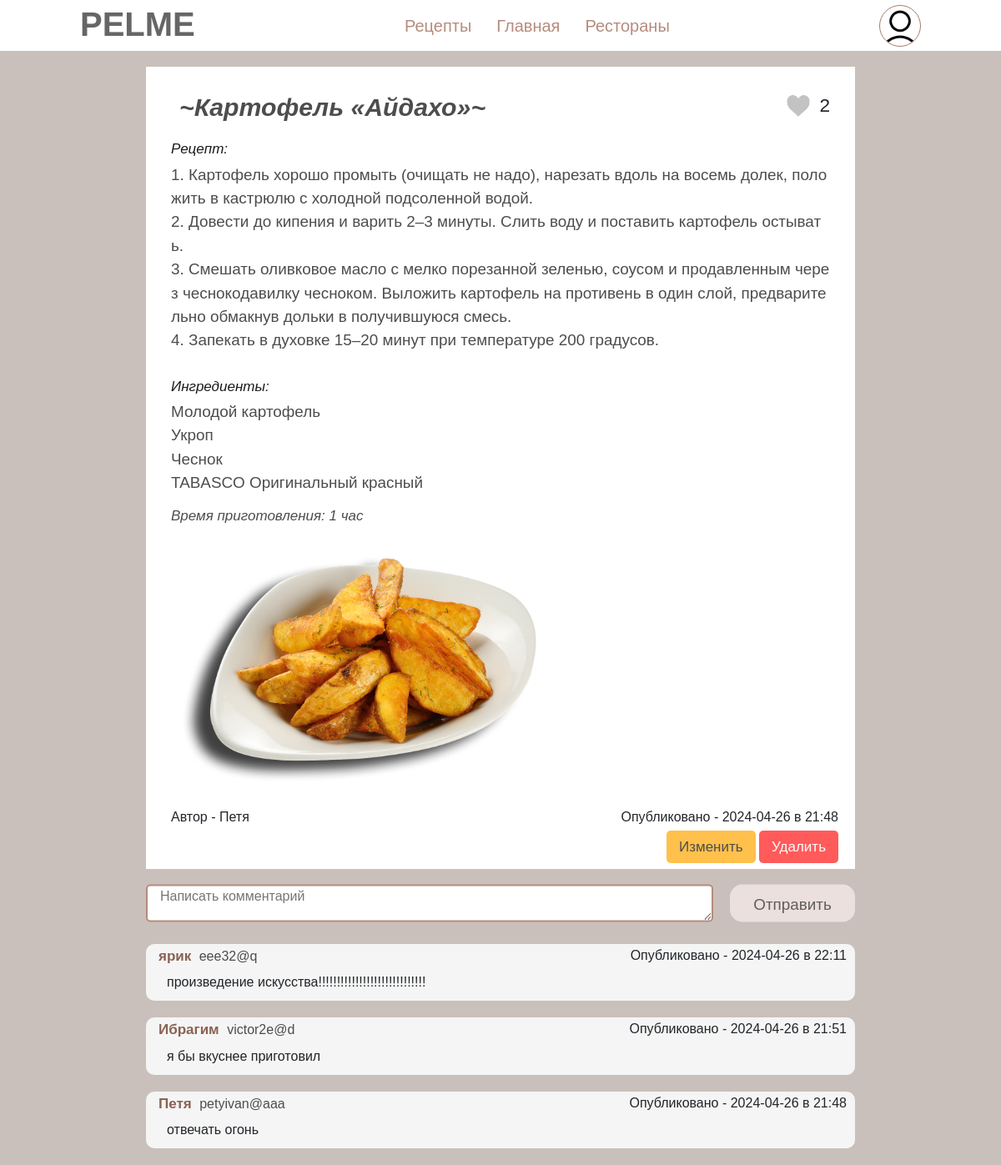
/read_recipe/3 (signed in), run on the app's committed database.
### data/users.py (models this page shows, shortened)
class User(SqlAlchemyBase, UserMixin):
    __tablename__ = 'users'
    id = sqlalchemy.Column(sqlalchemy.Integer, primary_key=True, autoincrement=True)
    name = sqlalchemy.Column(sqlalchemy.String, nullable=True)
    surname = sqlalchemy.Column(sqlalchemy.String, nullable=True)
    avatar = sqlalchemy.Column(sqlalchemy.String, nullable=True)
    email = sqlalchemy.Column(sqlalchemy.String, unique=True, nullable=True)
    level = sqlalchemy.Column(sqlalchemy.String, nullable=True)
    liked_recipes = sqlalchemy.Column(sqlalchemy.String, nullable=True)
    hashed_password = sqlalchemy.Column(sqlalchemy.String, nullable=True)
    modified_date = sqlalchemy.Column(sqlalchemy.DateTime, default=datetime.datetime.now)
    recipes = orm.relationship("Recipes", back_populates='user')

### data/recipes.py (models this page shows)
class Recipes(SqlAlchemyBase):
    __tablename__ = 'recipes'
    id = sqlalchemy.Column(sqlalchemy.Integer, primary_key=True, autoincrement=True)
    name = sqlalchemy.Column(sqlalchemy.String, nullable=True)
    text = sqlalchemy.Column(sqlalchemy.String, nullable=True)
    ingredients = sqlalchemy.Column(sqlalchemy.String, nullable=True)
    time = sqlalchemy.Column(sqlalchemy.String, nullable=True)
    photo = sqlalchemy.Column(sqlalchemy.String, nullable=True)
    count_likes = sqlalchemy.Column(sqlalchemy.String, nullable=True)
    users_likes = sqlalchemy.Column(sqlalchemy.String, nullable=True)
    modified_date = sqlalchemy.Column(sqlalchemy.DateTime, default=datetime.datetime.now)
    is_private = sqlalchemy.Column(sqlalchemy.Boolean, default=True)
    user_id = sqlalchemy.Column(sqlalchemy.Integer, sqlalchemy.ForeignKey("users.id"))
    user = orm.relationship('User')

### data/comments.py (models this page shows)
class Comments(SqlAlchemyBase):
    __tablename__ = 'comments'
    id = sqlalchemy.Column(sqlalchemy.Integer, primary_key=True, autoincrement=True)
    comment = sqlalchemy.Column(sqlalchemy.String, nullable=True)
    count_likes = sqlalchemy.Column(sqlalchemy.String, nullable=True)
    users_likes = sqlalchemy.Column(sqlalchemy.String, nullable=True)
    modified_date = sqlalchemy.Column(sqlalchemy.DateTime, default=datetime.datetime.now)
    user_id = sqlalchemy.Column(sqlalchemy.Integer, sqlalchemy.ForeignKey("users.id"))
    recipe_id = sqlalchemy.Column(sqlalchemy.Integer, sqlalchemy.ForeignKey("recipes.id"))
    user = orm.relationship('User')
    recipe = orm.relationship('Recipes')

### main.py (the view)
@app.route('/read_recipe/<int:id>', methods=['GET','POST'])
def read_recipe(id):
    db_sess = db_session.create_session()
    recipe = db_sess.query(Recipes).filter(Recipes.id == id).first()
    comments = db_sess.query(Comments).filter(Comments.recipe_id == id).order_by(Comments.modified_date.desc()).all()
    user_name = db_sess.query(User).filter(User.id == recipe.user_id).first().name
    list_liked_recipes = []
    if current_user.is_authenticated:
        list_liked_recipes = [int(i) for i in current_user.liked_recipes.split(',') if i != '']
    return render_template('read_recipe.html', recipe=recipe, user_name=user_name,  user=User, db_sess=db_sess, comments=comments, list_recipes=list_liked_recipes)

### data/db_session.py (called while the page is built)
def create_session() -> Session:
    global __factory
    return __factory()

### main.py (called while the page is built)
@login_manager.user_loader
def load_user(user_id):
    db_sess = db_session.create_session()
    return db_sess.query(User).get(user_id)

### templates/read_recipe.html (shortened to what this page needs)
{% extends "base.html" %}
{% block content %}
<link rel="stylesheet" href="/static/css/read_recipe.css">
<div class="field">
    <form class="form-btn" id="likes" action="/change_likes" method="post">
        <div class="in-line-name">
            <h1 class="name">~{{ recipe.name }}~</h1>
            <div class="likes-inline">
                {% if recipe.id in list_recipes %}
                <button class="photo-btn-like"><img src="/static/images/red_heart.png"></button>
                {% else %}
                <button class="photo-btn-like"><img src="/static/images/grey_heart.png"></button>
                {% endif %}
                <div class="likes">{{ recipe.count_likes }}</div>
            </div>
        </div>
    </form>
    <div class="recipe-just">Рецепт:</div><br>
    <div class="recipe"><h1 class="text">{{recipe.text}}</h1></div>
    <div class="ingredients-just">Ингредиенты:</div><br>
    <div class="ingredients"><h1 class="text">{{recipe.ingredients}}</h1></div>
    <div class="time">Время приготовления: {{recipe.time}}</div>
    {% if recipe.photo %}
        <div class="photo"><img src="{{recipe.photo}}"></div>
    {% endif %}
    <div class="author-date">
        <div class="author-recipe">Автор - {{ user_name }} </div>
        <div class="date">Опубликовано - {{ recipe.modified_date.date() }} в {{ recipe.modified_date.hour }}:{{ recipe.modified_date.minute }}</div>
    </div><br>
    {% if current_user.id == recipe.user_id %}
    <div class="btns">
        <a href="/recipe_edit/{{ recipe.id }}" class="btn-edit-recipe">Изменить</a>
        <a href="/recipe_delete/{{ recipe.id }}" class="btn-delete-recipe">Удалить</a>
    </div>
    {% endif %}
</div>
<form name="comment" class="comment-write" action="/write_comment/{{ recipe.id }}" method="POST">
    <textarea type="text" autocomplete="off" id="comment" placeholder="Написать комментарий" name="comment"></textarea>
    <button class="btn-send" onclick="ClearField" type="submit">Отправить</button>
</form>
<div class="comments">
    {% for item in comments %}
    <div class="comment">
        <form class="form-comment" id="show-profile" action="/profile_user_recipe/{{ item.user_id }}" method="post">
        <div class="in-line">
            <div class="inform">
                <div class="author author-email"><button class="link" type="submit">{{ db_sess.query(user).filter(user.id == item.user_id).first().name }}</button></div>
                <div class="email author-email">{{ db_sess.query(user).filter(user.id == item.user_id).first().email }}</div>
            </div>
            <div class="data author-email-data">Опубликовано - {{ item.modified_date.date() }} в {{ item.modified_date.hour }}:{{ item.modified_date.minute }}</div>
        </div>
        </form><br>
        <div class="text-comment">{{ item.comment }}</div>
    </div>
    {% endfor %}
</div>
{% endblock %}

### templates/base.html (shortened to what this page needs)
<!doctype html>
<html lang="en">
<head>
    <link rel="stylesheet"
          href="https://stackpath.bootstrapcdn.com/bootstrap/4.4.1/css/bootstrap.min.css"
>
    <link rel="stylesheet" href="/static/css/base.css">
</head>
<body>
    <header>
      <h1 class="logo">PELME</h1>
     <nav>
         <ul>
             <li><a href="/recipes">Рецепты</a></li>
             <li><a href="/">Главная</a></li>
             <li><a href="/restaurants">Рестораны</a></li>
         </ul>
     </nav>
    {% if current_user.is_authenticated %}
     <div class="avatar">
      <li><img class="img-avatar" src="{{ '/' + current_user.avatar }}">
      </li>
     </div>
   {% else %}
    <div class="buttons">
        <button class="btn-regist" type="button" onclick="location.href='regist'">Регистрация</button>
        <button class="btn-come" type="button" onclick="location.href='login'">Войти</button>
    </div>
   {% endif %}
   </header>
<main>
    {% block content %}{% endblock %}
</main>
</body>
</html>

### static/css/base.css (style rules this page uses)
* { margin: 0; padding: 0; box-sizing: border-box; font-family: sans-serif; list-style: none; text-decoration: none; }
body { background-color: #696969; }
header { background-color: #ffffff; position: fixed; top: 0; left: 0; right: 0; display: flex; justify-content: space-between; align-items: center; padding: 0 8%; z-index: 10; }
header .logo { margin-top: 5px; background-color: #ffffff; font-size: 40px; font-weight: 900; color: #666666; transition: .5s; }
header nav ul li { background-color: #ffffff; position: relative; float: left; top: 0; }
header nav ul li a { padding: 15px; color: #b58c7d; font-size: 20px; display: block; }
.phone, .email { position: relative; background-color: #696969; color: #a8a8a8; top: 30px; margin-bottom: 5px; }
.avatar { background-color: #ffffff; width: 50px; height: 50px; }
.img-avatar { background-color: #ffffff; width: 100%; height: 100%; border-radius: 70px; border: 1.5px solid #a67b6a; }
nav { background-color: #ffffff; }
div li { background-color: #ffffff; }

### data on the page
User: avatar (picture), name "Петя", query "Петя", query "petyivan@aaa"
Recipes: name "Картофель «Айдахо»", count_likes "2", text "1. Картофель хорошо промыть (очищать не надо), нарезать вдоль на восемь долек, положить в кастрюлю с холодной подсоленной водой. 2. Довести до кипения и варить 2–3 минуты. Слить воду и поставить картофель остывать. 3. Смешать оливковое масло с мелко порезанной зеленью, соусом и продавленным через чеснокодавилку чесноком. Выложить картофель на противень в один слой, предварительно обмакнув дольки в получившуюся смесь. 4. Запекать в духовке 15–20 минут при температуре 200 градусов.", ingredients "Молодой картофель Укроп Чеснок TABASCO Оригинальный красный", time "1 час", photo (picture), modified_date "2024-04-26", modified_date.hour "21", modified_date.minute "48"
Comments: modified_date "2024-04-26", modified_date.hour "22", modified_date.minute "11", comment "произведение искусства!!!!!!!!!!!!!!!!!!!!!!!!!!!!!"
User: query "ярик", query "eee32@q"
Comments: modified_date "2024-04-26", modified_date.hour "21", modified_date.minute "51", comment "я бы вкуснее приготовил"
User: query "Ибрагим", query "victor2e@d"
Comments: modified_date "2024-04-26", modified_date.hour "21", modified_date.minute "48", comment "отвечать огонь"
